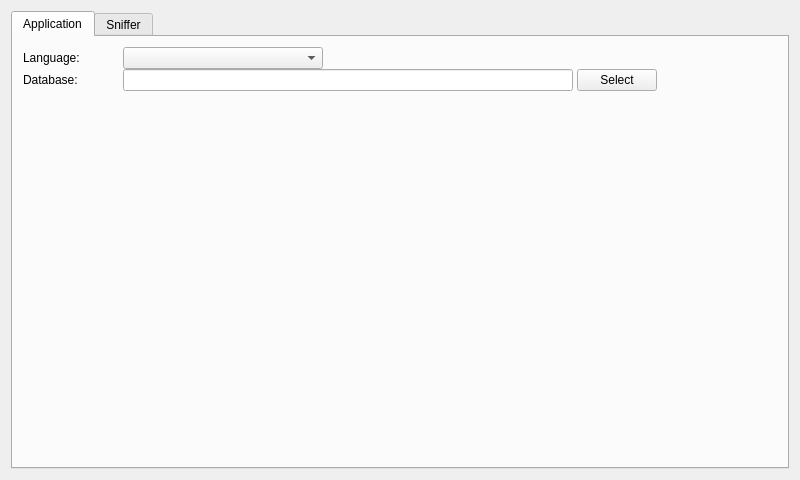
<?xml version="1.0" encoding="UTF-8"?>
<ui version="4.0">
 <class>PreferencesWindow</class>
 <widget class="QWidget" name="PreferencesWindow">
  <property name="geometry">
   <rect>
    <x>0</x>
    <y>0</y>
    <width>800</width>
    <height>480</height>
   </rect>
  </property>
  <property name="windowTitle">
   <string>PreferencesWindow</string>
  </property>
  <layout class="QVBoxLayout" name="verticalLayout">
   <item>
    <widget class="QTabWidget" name="mainTab">
     <property name="currentIndex">
      <number>0</number>
     </property>
     <widget class="QWidget" name="tab">
      <attribute name="title">
       <string>Application</string>
      </attribute>
      <layout class="QVBoxLayout" name="verticalLayout_2">
       <property name="leftMargin">
        <number>10</number>
       </property>
       <property name="topMargin">
        <number>10</number>
       </property>
       <property name="rightMargin">
        <number>10</number>
       </property>
       <property name="bottomMargin">
        <number>10</number>
       </property>
       <item>
        <widget class="QWidget" name="widget_3" native="true">
         <layout class="QVBoxLayout" name="verticalLayout_3">
          <property name="spacing">
           <number>0</number>
          </property>
          <property name="leftMargin">
           <number>0</number>
          </property>
          <property name="topMargin">
           <number>0</number>
          </property>
          <property name="rightMargin">
           <number>0</number>
          </property>
          <property name="bottomMargin">
           <number>0</number>
          </property>
          <item>
           <widget class="QWidget" name="widget" native="true">
            <layout class="QHBoxLayout" name="horizontalLayout">
             <property name="spacing">
              <number>0</number>
             </property>
             <property name="leftMargin">
              <number>0</number>
             </property>
             <property name="topMargin">
              <number>0</number>
             </property>
             <property name="rightMargin">
              <number>0</number>
             </property>
             <property name="bottomMargin">
              <number>0</number>
             </property>
             <item>
              <widget class="QLabel" name="languageLabel">
               <property name="minimumSize">
                <size>
                 <width>100</width>
                 <height>0</height>
                </size>
               </property>
               <property name="maximumSize">
                <size>
                 <width>100</width>
                 <height>16777215</height>
                </size>
               </property>
               <property name="text">
                <string>Language:</string>
               </property>
              </widget>
             </item>
             <item>
              <widget class="QComboBox" name="languageList">
               <property name="minimumSize">
                <size>
                 <width>200</width>
                 <height>0</height>
                </size>
               </property>
              </widget>
             </item>
             <item>
              <spacer name="horizontalSpacer">
               <property name="orientation">
                <enum>Qt::Orientation::Horizontal</enum>
               </property>
               <property name="sizeHint" stdset="0">
                <size>
                 <width>40</width>
                 <height>20</height>
                </size>
               </property>
              </spacer>
             </item>
            </layout>
           </widget>
          </item>
          <item>
           <widget class="QWidget" name="widget_2" native="true">
            <layout class="QHBoxLayout" name="horizontalLayout_2">
             <property name="spacing">
              <number>0</number>
             </property>
             <property name="leftMargin">
              <number>0</number>
             </property>
             <property name="topMargin">
              <number>0</number>
             </property>
             <property name="rightMargin">
              <number>0</number>
             </property>
             <property name="bottomMargin">
              <number>0</number>
             </property>
             <item>
              <widget class="QLabel" name="dbLabel">
               <property name="minimumSize">
                <size>
                 <width>100</width>
                 <height>0</height>
                </size>
               </property>
               <property name="maximumSize">
                <size>
                 <width>100</width>
                 <height>16777215</height>
                </size>
               </property>
               <property name="text">
                <string>Database:</string>
               </property>
              </widget>
             </item>
             <item>
              <widget class="QLineEdit" name="dbValue">
               <property name="minimumSize">
                <size>
                 <width>450</width>
                 <height>0</height>
                </size>
               </property>
               <property name="maximumSize">
                <size>
                 <width>450</width>
                 <height>16777215</height>
                </size>
               </property>
              </widget>
             </item>
             <item>
              <widget class="QLabel" name="label">
               <property name="text">
                <string> </string>
               </property>
              </widget>
             </item>
             <item>
              <widget class="QPushButton" name="dbSelectBtn">
               <property name="text">
                <string>Select</string>
               </property>
              </widget>
             </item>
             <item>
              <spacer name="horizontalSpacer_3">
               <property name="orientation">
                <enum>Qt::Orientation::Horizontal</enum>
               </property>
               <property name="sizeHint" stdset="0">
                <size>
                 <width>40</width>
                 <height>20</height>
                </size>
               </property>
              </spacer>
             </item>
            </layout>
           </widget>
          </item>
         </layout>
        </widget>
       </item>
       <item>
        <spacer name="verticalSpacer">
         <property name="orientation">
          <enum>Qt::Orientation::Vertical</enum>
         </property>
         <property name="sizeHint" stdset="0">
          <size>
           <width>20</width>
           <height>40</height>
          </size>
         </property>
        </spacer>
       </item>
      </layout>
     </widget>
     <widget class="QWidget" name="tab_2">
      <attribute name="title">
       <string>Sniffer</string>
      </attribute>
     </widget>
    </widget>
   </item>
  </layout>
 </widget>
 <resources/>
 <connections/>
</ui>
